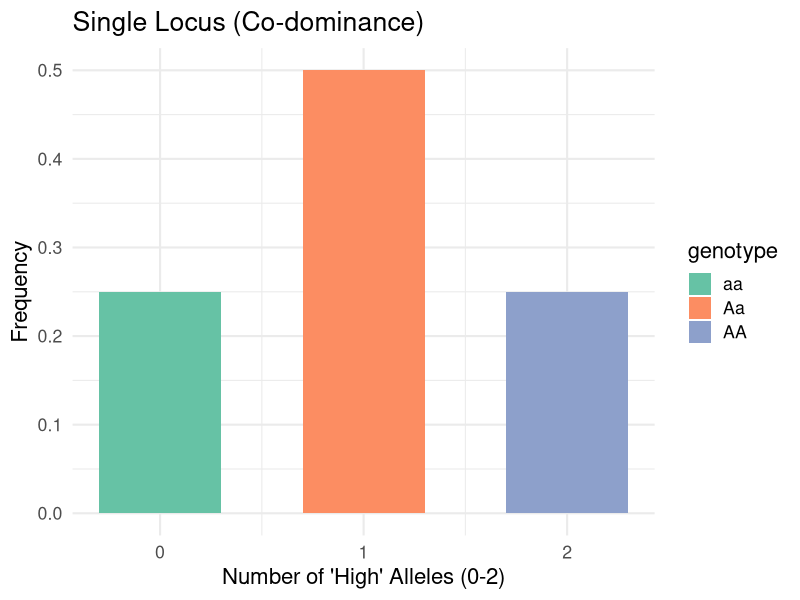
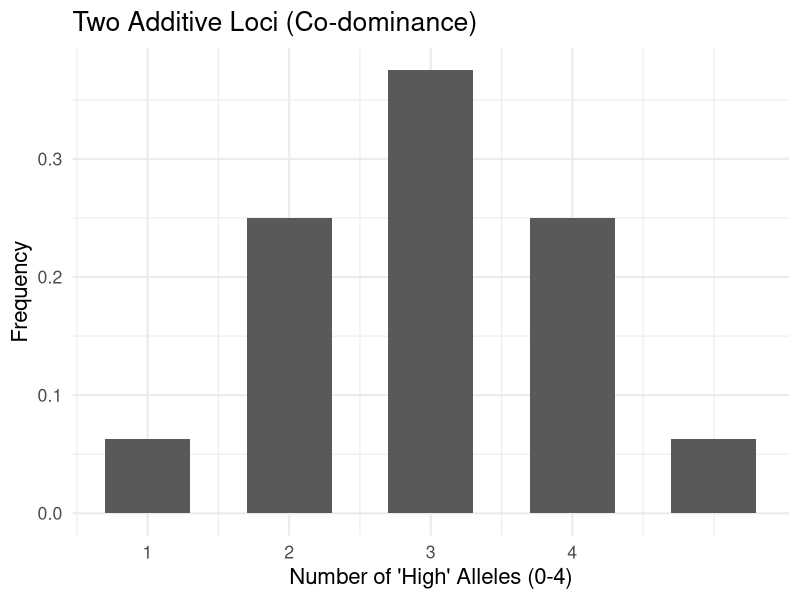
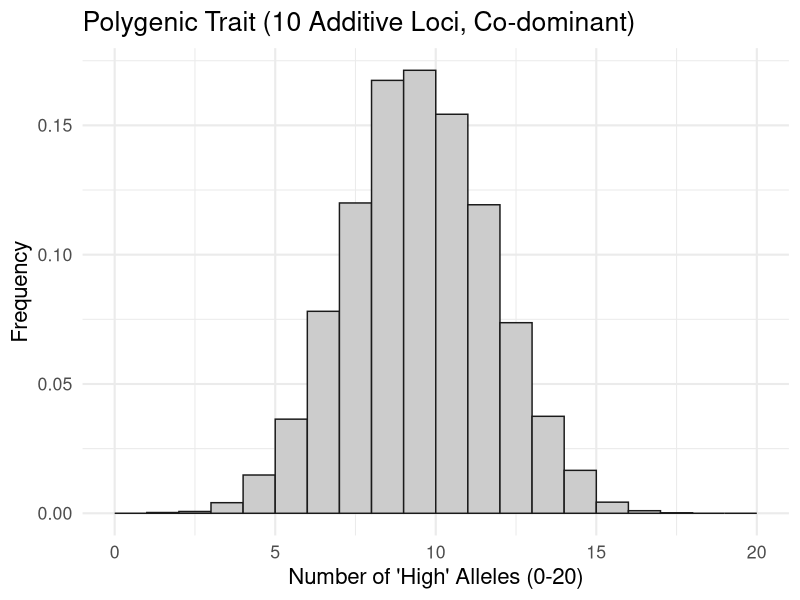
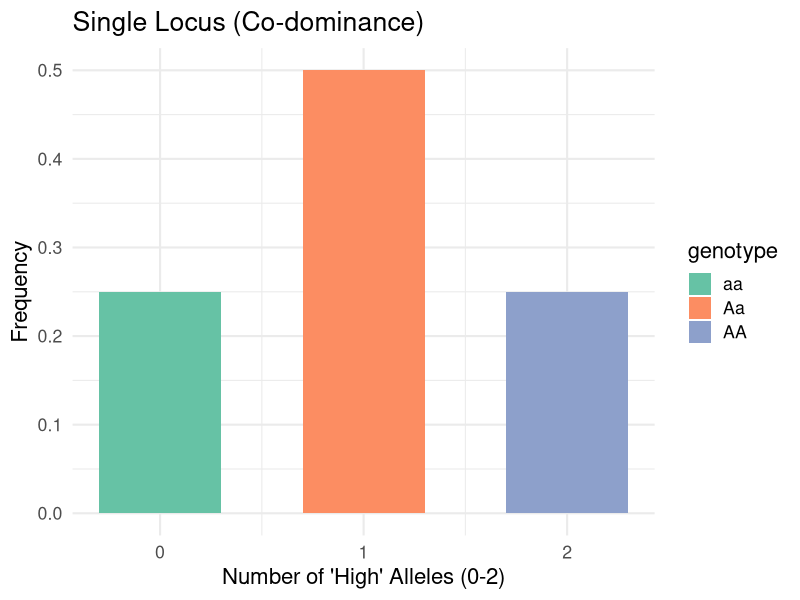
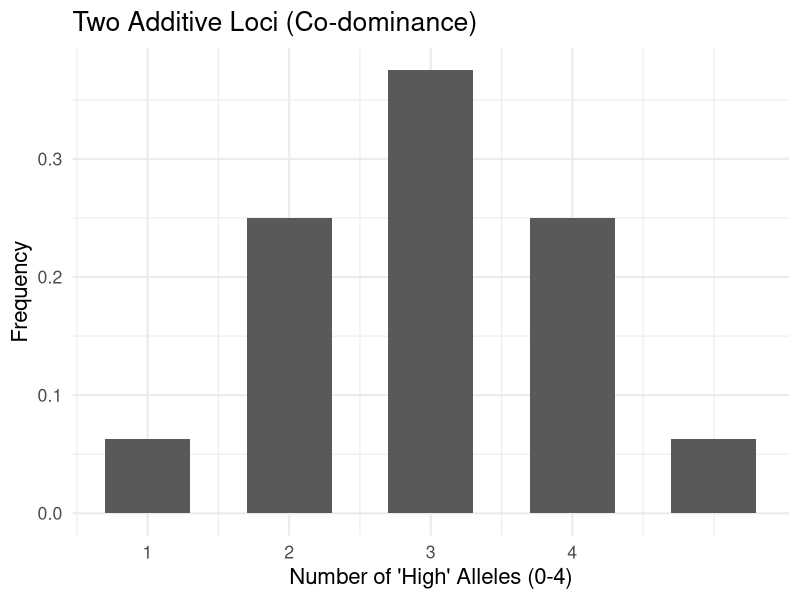
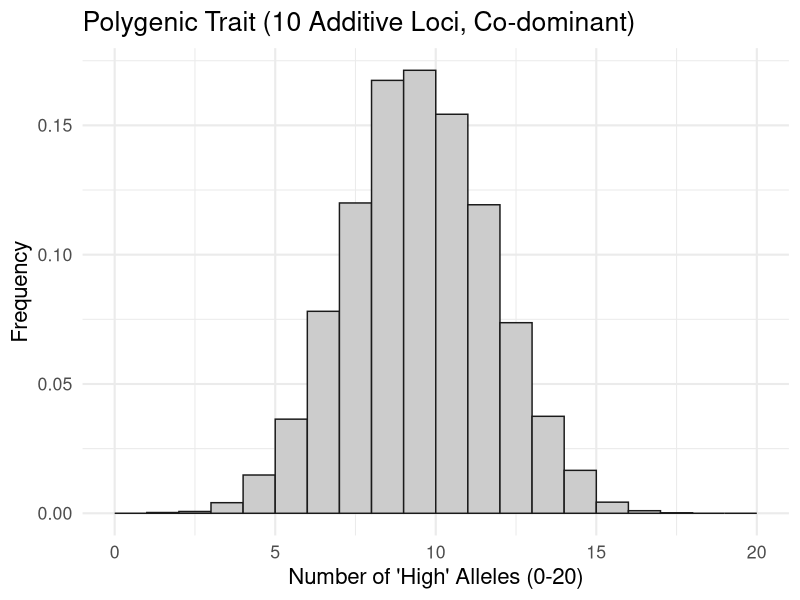

These charts were generated, in order, by the following R code:
# title: generate figures to illustrate the multi-factorial hypothesis for quantitative traits
# author: Bin He, with help from DeepSeek
# date: 2025-05-14

# load libraries and set theme
library(tidyverse)
theme_set(theme_minimal(base_size = 16))
img_prefix = "../../10-asset/11-attachment/20250515-Lecture-2-"

# 1. One locus
# Simulate single locus (A/a) with incomplete dominance
genotypes <- tibble(
  genotype = c("AA", "Aa", "aa"),
  phenotype = c(2, 1, 0),  # Phenotypic values (e.g., flower color intensity)
  freq = c(0.25, 0.5, 0.25)  # Hardy-Weinberg frequencies
)

# Plot
ggplot(genotypes, aes(x = phenotype, y = freq, fill = genotype)) +
  geom_col(width = 0.6) +
  labs(title = "Single Locus (Co-dominance)",
       x = "Number of 'High' Alleles (0-2)", y = "Frequency") +
  scale_x_continuous(breaks = c(0, 1, 2)) +
  scale_fill_brewer(palette = "Set2")

ggsave(paste0(img_prefix, "Mendelian-one-locus.png"), width = 8, height = 4)

# Two-loci
# Simulate two additive loci (A/a + B/b)
genotypes <- expand.grid(
  Male = c("AB", "Ab", "aB", "ab"),
  Female = c("AB", "Ab", "aB", "ab")
)
phenotypes <- sapply(genotypes, \(x) str_count(x, "[A-Z]")) |>
  as_tibble() |>
  mutate(total = Male + Female) # Additive effect
pheno_freq <- as.data.frame(table(phenotypes$total))
colnames(pheno_freq) <- c("phenotype", "frequency")
pheno_freq$frequency <- pheno_freq$frequency / sum(pheno_freq$frequency)  # Normalize

# Plot
ggplot(pheno_freq, aes(x = as.numeric(phenotype), y = frequency)) +
  geom_col(width = 0.6) +
  labs(title = "Two Additive Loci (Co-dominance)",
       x = "Number of 'High' Alleles (0-4)", y = "Frequency") +
  scale_x_continuous(breaks = 0:4)

ggsave(paste0(img_prefix, "Mendelian-two-loci.png"), width = 8, height = 4)

# Simulate 10 loci + environmental noise
set.seed(123)
n_loci <- 10
n_individuals <- 10000
phenotype <- rowSums(
  matrix(sample(c(0, 1), n_individuals * n_loci * 2, replace = TRUE),
         # * 2 because each locus has two alleles, with equal prob to be 0/1
         ncol = n_loci*2)
)

# Plot
tmp <- hist(phenotype, breaks = seq(0, 20, 1), plot = F)
histogram = with(tmp, tibble(x = mids, y = counts, density))
ggplot(histogram, aes(x, density)) +
  geom_col(
    fill = "gray80", color = "gray10", width = 1
  ) +
  labs(title = "Polygenic Trait (10 Additive Loci, Co-dominant)",
       x = "Number of 'High' Alleles (0-20)", y = "Frequency")

ggsave(paste0(img_prefix, "Mendelian-ten-loci.png"), width = 8, height = 4)
